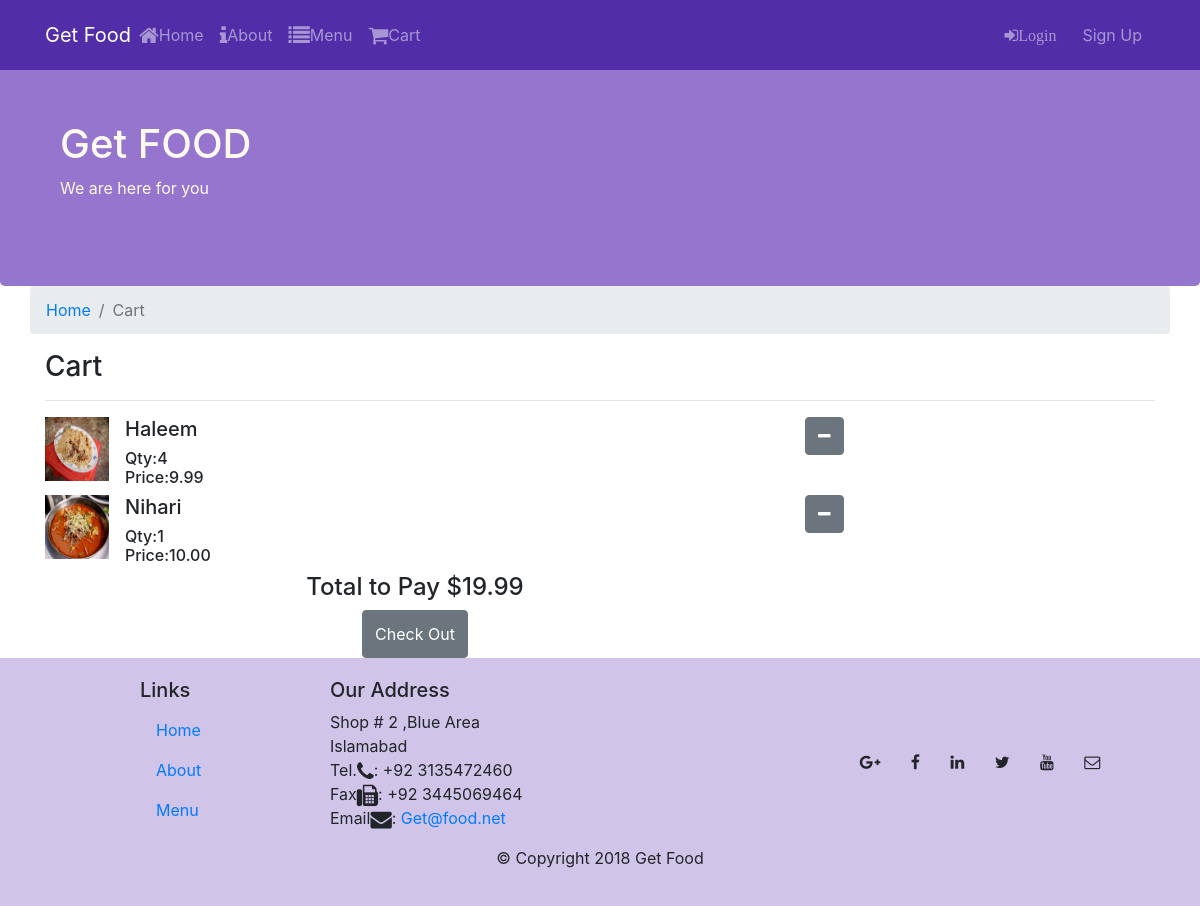
/cart.php?user=2, run on the app's committed database.
### tables this page shows
CREATE TABLE `cart` (
  `cart_id` int(11) NOT NULL,
  `user_id` int(11) NOT NULL,
  `item_id` int(11) NOT NULL,
  `qty` int(10) NOT NULL DEFAULT 1,
  `isDone` tinyint(1) NOT NULL DEFAULT 0
);

CREATE TABLE `dishes` (
  `id` int(11) NOT NULL,
  `dish_name` varchar(20) NOT NULL,
  `dish_detail` text NOT NULL,
  `dish_image` varchar(50) NOT NULL,
  `dish_price` double(5,2) NOT NULL DEFAULT 9.99,
  `dish_featured` tinyint(4) NOT NULL DEFAULT 0
);

### cart.php (the view, shortened to what this page needs)
<!DOCTYPE html>
<html lang="en">
<head>
    <link rel="stylesheet" href="https://stackpath.bootstrapcdn.com/bootstrap/4.5.0/css/bootstrap.min.css">
    <link rel="stylesheet" href="css/styles.css">
    <link rel="stylesheet" href="https://cdnjs.cloudflare.com/ajax/libs/bootstrap-social/5.1.1/bootstrap-social.min.css" />
    <link rel="stylesheet" href="https://stackpath.bootstrapcdn.com/font-awesome/4.7.0/css/font-awesome.min.css">
</head>
<body>
    <?php include 'header.php' ?>
    <div class='container'>
        <div class="row">
            <ol class="col-12 breadcrumb">
                <li class="breadcrumb-item"><a href="index.php">Home</a></li>
                <li class="breadcrumb-item active">Cart</li>
            </ol>
            <div class="col-12">
                <h3>Cart</h3>
                <hr>
            </div>
        </div>
            <?php
                include 'connect.php';
                $userId=$_GET['user'];
                $sql="SELECT * FROM `cart` INNER JOIN `dishes`
                ON cart.item_id=dishes.id WHERE user_id=$userId AND isDone=0";
                $result = $conn->query($sql);
                $total=0;
                if($result->num_rows>0){
                    while($row = $result->fetch_assoc()){
                       echo"
                       <form class='cartForm' method='POST' action='cart.php?dish=".$row['cart_id']."&user=".$userId."'>
                       <div class='row'>
                        <div class='col-12 col-md-8 media'>
                            <img class='mr-3' src=".$row['dish_image']." alt='".$row['dish_name']."' width='64px' height='64px'>
                            <div class='media-body'>
                            <h5 class='mt-0'>".$row['dish_name']."</h5>
                            <h6>Qty:".$row['qty']."<br>Price:".$row['dish_price']."</h6>
                          </div>
                        </div>
                        <div class='col-12 col-md-4'>
                            <button type='submit' id='dish_".$row['cart_id']."' class='btn btn-secondary' name='removeDish'><span class='fa fa-minus'></span></button>
                        </div>
                        </div>
                        </form>
                        ";
                        $total+=$row['dish_price'];
                    }
                    echo "
                        <div class='col-8 d-flex justify-content-center'>
                            <h4>Total to Pay $$total</h4>
                        </div>
                        <form class='checkout' method='POST' action='cart.php?user=".$userId."'>
                            <div class='col-8 d-flex justify-content-center'>
                                <button id='total' class='btn btn-secondary' type='submit' name='checkout'>Check Out</button>
                                <br><br>
                            </div>
                        </form>
                    ";
                }
                else{
                    echo "<h1>Cart is empty</h1>";
                }
            ?>
    </div>
    <?php include 'footer.php' ?>
</body>
</html>

### css/styles.css (style rules this page uses)
body { padding: 50px 0px 0px 0px; z-index: 0; }

### data on the page
cart: dishes.dish_image (picture), dishes.dish_name "Haleem", qty "4", dishes.dish_price "9.99"
cart: dishes.dish_image (picture), dishes.dish_name "Nihari", qty "1", dishes.dish_price "10.00"

### other printed values
$total "19.99"
